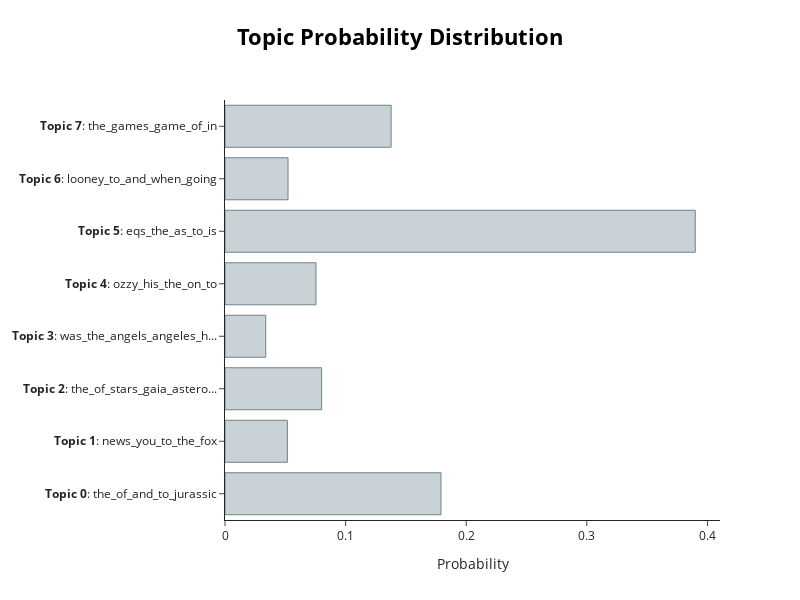

Source (notebook cell):
### Code cell
topic_model.visualize_distribution(topic_distr[1])

### Figure 1 — Plotly figure (JSON) as saved in the notebook; plotly's stock layout.template omitted (floating-point values rounded to 4 significant figures)
{"data": [{"marker": {"color": "#C8D2D7", "line": {"color": "#6E8484", "width": 1}}, "orientation": "h", "type": "bar", "x": [0.1791, 0.0517, 0.08011, 0.03376, 0.07548, 0.3899, 0.05226, 0.1377], "y": ["<b>Topic 0</b>: the_of_and_to_jurassic", "<b>Topic 1</b>: news_you_to_the_fox", "<b>Topic 2</b>: the_of_stars_gaia_astero...", "<b>Topic 3</b>: was_the_angels_angeles_h...", "<b>Topic 4</b>: ozzy_his_the_on_to", "<b>Topic 5</b>: eqs_the_as_to_is", "<b>Topic 6</b>: looney_to_and_when_going", "<b>Topic 7</b>: the_games_game_of_in"]}], "layout": {"height": 600, "hoverlabel": {"bgcolor": "white", "font": {"family": "Rockwell", "size": 16}}, "title": {"font": {"color": "Black", "size": 22}, "text": "<b>Topic Probability Distribution</b>", "x": 0.5, "xanchor": "center", "y": 0.95, "yanchor": "top"}, "width": 800, "xaxis": {"title": {"text": "Probability"}}}}
